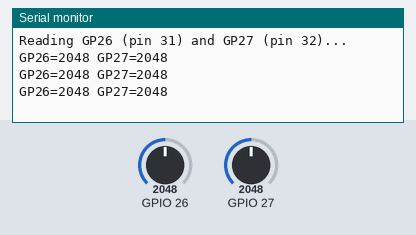
Recording of a sketch running on a simulated ESP32. Shown: the last lines printed to the serial monitor. The test bench sets the inputs (shaded band); at power-on: GPIO 26 = 2048, GPIO 27 = 2048.

Above: at 1.7 s.
1.8 s: GPIO 26 set to 2866
At 2.4 s:
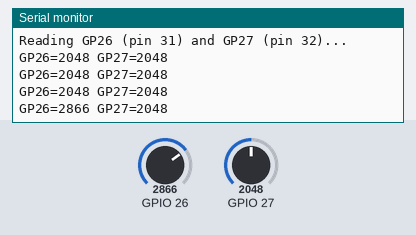
3.3 s: GPIO 27 set to 2866
At 3.9 s:
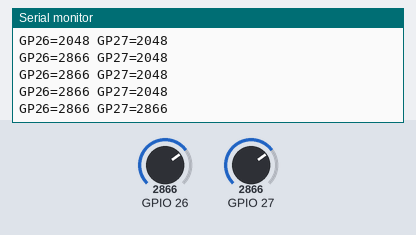
4.8 s: GPIO 26 set to 3603
At 5.4 s:
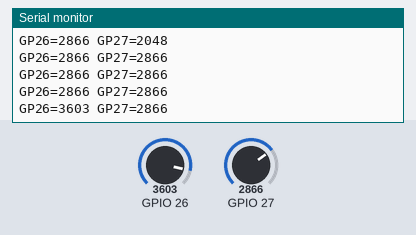
6.3 s: GPIO 27 set to 3603
At 6.9 s:
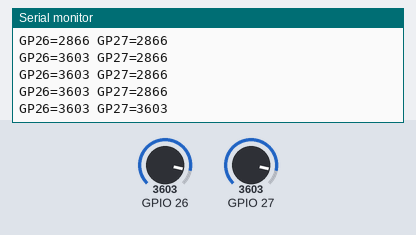
Timing chart, 0 to 8.8 s (numbered marks = the images above; inputs shaded):
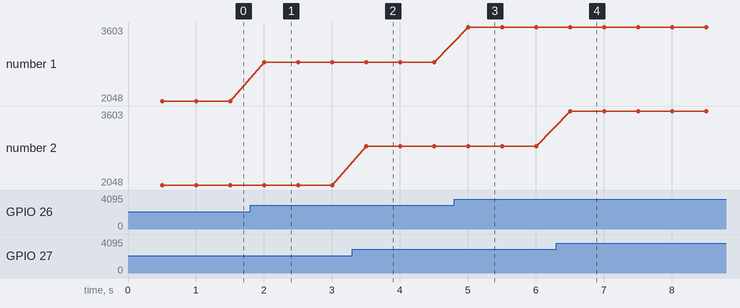

The sketch:

test_mcp2515.ino
```cpp
// Quick ADC pin test
void setup() {
  Serial.begin(115200);
  delay(500);
  pinMode(26, INPUT);
  pinMode(27, INPUT);
  Serial.println("Reading GP26 (pin 31) and GP27 (pin 32)...");
}

void loop() {
  int a0 = analogRead(26);
  int a1 = analogRead(27);
  Serial.print("GP26="); Serial.print(a0);
  Serial.print(" GP27="); Serial.println(a1);
  delay(500);
}
```

Measured:
- after the input at 1.8 s, the serial monitor: prints a new line after 0.20 s (image 1)
- after the input at 3.3 s, the serial monitor: prints a new line after 0.20 s (image 2)
- after the input at 4.8 s, the serial monitor: prints a new line after 0.20 s (image 3)
- after the input at 6.3 s, the serial monitor: prints a new line after 0.20 s (image 4)
- plotted number 1: 2048 → 2866 after the input at 1.8 s, 2866 → 3603 after the input at 4.8 s
